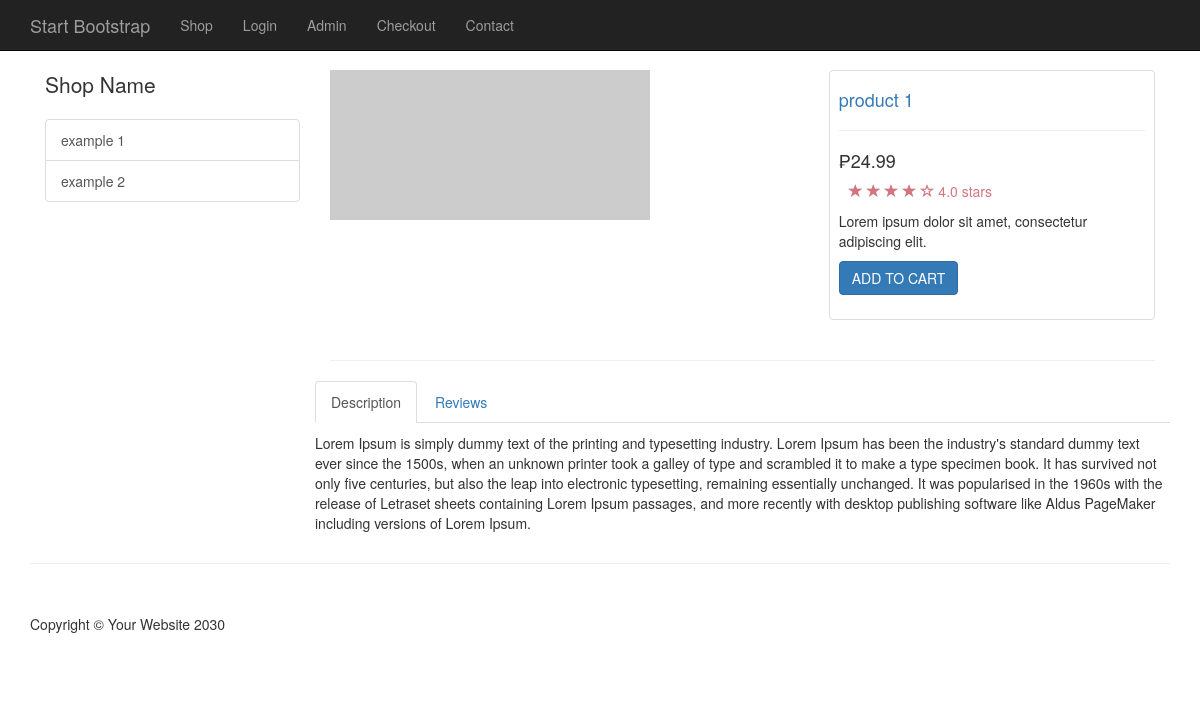
Page /item.php?id=1 on the committed database.
### tables this page shows
CREATE TABLE `categories` (
  `cat_id` int(11) NOT NULL,
  `cat_title` varchar(255) NOT NULL
);

CREATE TABLE `products` (
  `product_id` int(11) NOT NULL,
  `product_title` varchar(255) NOT NULL,
  `product_category_id` int(11) NOT NULL,
  `product_price` float NOT NULL,
  `product_description` text NOT NULL,
  `product_image` varchar(255) NOT NULL,
  `short_desc` text NOT NULL
);

### public/item.php (the view, shortened to what this page needs)
<?php include(TEMPLATE_FRONT . DS . "header.php"); ?>
<div class="container">
    <?php include(TEMPLATE_FRONT . DS . "side_nav.php"); ?>
    <?php
    $query = query("SELECT * FROM products WHERE product_id = " . escape_string($_GET['id']) . "");
    while ($row = mysqli_fetch_array($query)):
        ?>
        <div class="col-md-9">
            <div class="row">
                <div class="col-md-7">
                    <img class="img-responsive" src="<?php echo $row['product_image']; ?>" alt="">
                </div>
                <div class="col-md-5">
                    <div class="thumbnail">
                        <div class="caption-full">
                            <h4><a href="#"><?php echo $row['product_title']; ?></a> </h4>
                            <hr>
                            <h4 class=""> <?php echo "&#8369;" . $row['product_price']; ?> </h4>
                            <div class="ratings">
                                <p>
                                    <span class="glyphicon glyphicon-star"></span>
                                    <span class="glyphicon glyphicon-star"></span>
                                    <span class="glyphicon glyphicon-star"></span>
                                    <span class="glyphicon glyphicon-star"></span>
                                    <span class="glyphicon glyphicon-star-empty"></span>
                                    4.0 stars
                                </p>
                            </div>
                            <p><?php echo $row['short_desc']; ?></p>
                            <form action="">
                                <div class="form-group">
                                    <input type="submit" class="btn btn-primary" value="ADD TO CART">
                                </div>
                            </form>
                        </div>
                    </div>
                </div>
            </div>
            <hr>
            <div class="row">
                <div role="tabpanel">
                    <ul class="nav nav-tabs" role="tablist">
                        <li role="presentation" class="active"><a href="#home" aria-controls="home" role="tab"
                                data-toggle="tab">Description</a></li>
                        <li role="presentation"><a href="#profile" aria-controls="profile" role="tab"
                                data-toggle="tab">Reviews</a></li>
                    </ul>
                    <div class="tab-content">
                        <div role="tabpanel" class="tab-pane active" id="home">
                            <p><?php echo $row['product_description']; ?></p>
                        </div>
                    </div>
                </div>
            </div>
        </div>
    <?php endwhile; ?>
</div>
<?php include(TEMPLATE_FRONT . DS . "footer.php"); ?>

### resources/functions.php (shortened to what this page needs)
<?php
function query($sql)
{
    global $connection;
    return mysqli_query($connection, $sql);
}
function escape_string($string)
{
    global $connection;
    return mysqli_real_escape_string($connection, $string);
}
function fetch_array($result)
{
    return mysqli_fetch_array($result);
}
function get_categories()
{
    $query = query('SELECT * FROM categories');
    while ($row = fetch_array($query)) {
        $category_link = <<<DELIMETER
             <a href='category.php?id={$row['cat_id']}' class='list-group-item'>{$row['cat_title']}</a>
        DELIMETER;
        echo $category_link;
    }
}
?>

### public/css/shop-homepage.css (style rules this page uses)
body { padding-top: 70px; }
.ratings { padding-right: 10px; padding-left: 10px; color: #d17581; }
.thumbnail { padding: 0; }
.thumbnail .caption-full { padding: 9px; color: #333; }

### rows in the picture
categories: cat_title "example 1"
categories: cat_title "example 2"
products: product_title "product 1", product_price "24.99", short_desc "Lorem ipsum dolor sit amet, consectetur adipiscing elit.", product_description "Lorem Ipsum is simply dummy text of the printing and typesetting industry. Lorem Ipsum has been the industry's standard dummy text ever since the 1500s, when an unknown printer took a galley of type and scrambled it to make a type specimen book. It has survived not only five centuries, but also the leap into electronic typesetting, remaining essentially unchanged. It was popularised in the 1960s with the release of Letraset sheets containing Lorem Ipsum passages, and more recently with desktop publishing software like Aldus PageMaker including versions of Lorem Ipsum."
